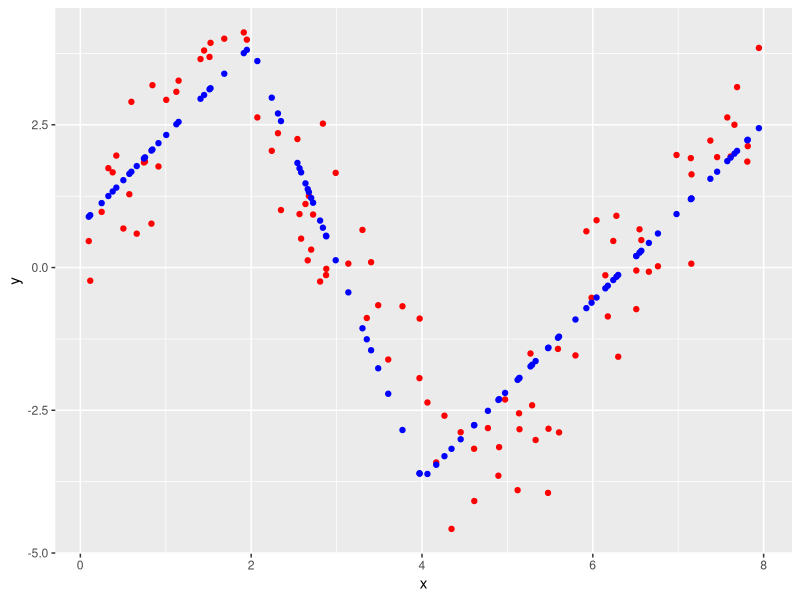
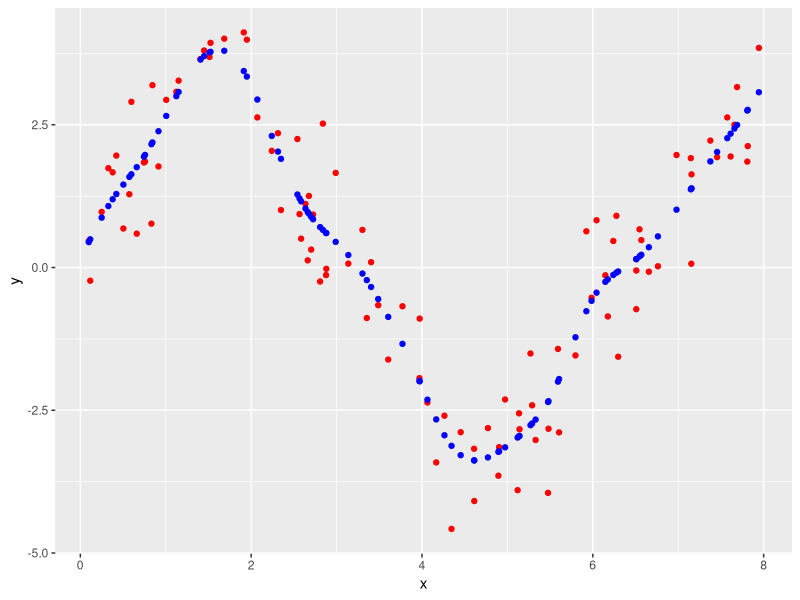

The R script that drew these images, in order:
## ---- assign1-init
library(ggplot2)

myspline <- function(X, y, knots) {
    n <- length(X)
    m <- length(knots)
    df <- m + 2

    H <- matrix(0, nrow=n, ncol=df)
    H[, 1] <- 1
    H[, 2] <- X

    for (i in 3:df) {
        H[, i] <- pmax(X - knots[i - 2], 0)
    }

    data <- data.frame(y=y, H)
    ## Removes the intercept term (have it already)
    lmfit <- lm(y ~ 0 + ., data=data)
    coefficients <- as.numeric(coef(lmfit))
    yhat <- H %*% coefficients

    yhat
}

data <- read.csv2("../data/cube.csv", header=TRUE, sep=";")
## ---- end-of-assign1-init

## 2
## ---- assign1-2
knots <- c(2, 4)
yhat <- myspline(data$x, data$y, knots)

plot_data <- data.frame(x=data$x, y=data$y, yhat=yhat)

ggplot(plot_data) +
    geom_point(aes(x, y), color="red") +
    geom_point(aes(x, yhat), color="blue")
## ---- end-of-assign1-2

## 3
## ---- assign1-3
smooth_fit <- smooth.spline(x=data$x, y=data$y)
yhat <- predict(smooth_fit, data$x)$y

## plot(smooth_fit, col="blue")
## points(data$x, data$y, col="red")

plot_data <- data.frame(x=data$x, y=data$y, yhat=yhat)

ggplot(plot_data) +
    geom_point(aes(x, y), color="red") +
    geom_point(aes(x, yhat), color="blue")
## ---- end-of-assign1-3
